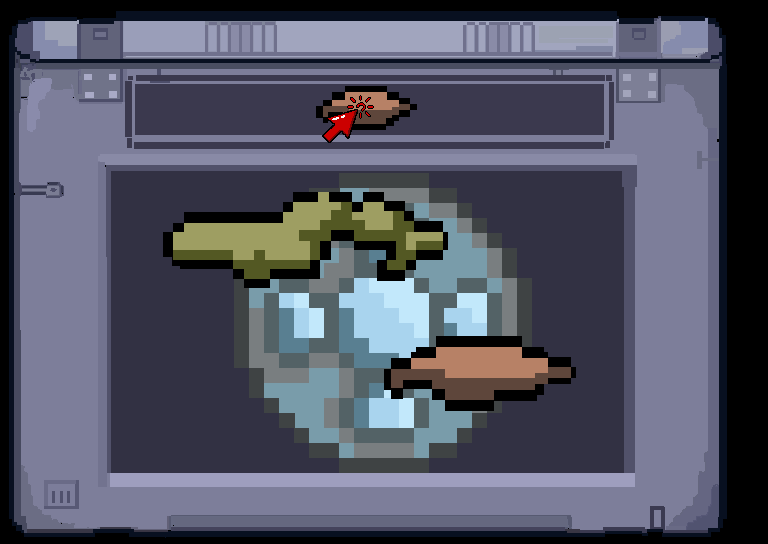

Below is a game level as drawn by its tile map, then a one-line description and the .tmx file that defines it, in full:
An orthogonal 24x17 tile map with 32x32 px tiles, 3 tile layers (base_pant, basura1, basura2), 2 tilesets.

<map version="1.10" tiledversion="1.11.0" orientation="orthogonal" renderorder="right-down" width="24" height="17" tilewidth="32" tileheight="32" infinite="0" nextlayerid="6" nextobjectid="70">
 <tileset firstgid="1" name="basebasura" tilewidth="32" tileheight="32" tilecount="408" columns="24">
  <image source="basebasura.png" width="768" height="544" />
 </tileset>
 <tileset firstgid="409" name="basuras_f1" tilewidth="32" tileheight="32" tilecount="408" columns="24">
  <image source="basuras_f1.png" width="768" height="544" />
 </tileset>
 <layer id="1" name="base_pant" width="24" height="17">
  <data encoding="csv">
1,2,3,4,5,6,7,8,9,10,11,12,13,14,15,16,17,18,19,20,21,22,23,0,
25,26,27,28,29,30,31,32,33,34,35,36,37,38,39,40,41,42,43,44,45,46,47,0,
49,50,51,52,53,54,55,56,57,58,59,60,61,62,63,64,65,66,67,68,69,70,71,0,
73,74,75,76,77,78,79,80,81,82,83,84,85,86,87,88,89,90,91,92,93,94,95,0,
97,98,99,100,101,102,103,104,105,106,107,108,109,110,111,112,113,114,115,116,117,118,119,0,
121,122,123,124,125,126,127,128,129,130,131,132,133,134,135,136,137,138,139,140,141,142,143,0,
145,146,147,148,149,150,151,152,153,154,155,156,157,158,159,160,161,162,163,164,165,166,167,0,
169,170,171,172,173,174,175,176,177,178,179,180,181,182,183,184,185,186,187,188,189,190,191,0,
193,194,195,196,197,198,199,200,201,202,203,204,205,206,207,208,209,210,211,212,213,214,215,0,
217,218,219,220,221,222,223,224,225,226,227,228,229,230,231,232,233,234,235,236,237,238,239,0,
241,242,243,244,245,246,247,248,249,250,251,252,253,254,255,256,257,258,259,260,261,262,263,0,
265,266,267,268,269,270,271,272,273,274,275,276,277,278,279,280,281,282,283,284,285,286,287,0,
289,290,291,292,293,294,295,296,297,298,299,300,301,302,303,304,305,306,307,308,309,310,311,0,
313,314,315,316,317,318,319,320,321,322,323,324,325,326,327,328,329,330,331,332,333,334,335,0,
337,338,339,340,341,342,343,344,345,346,347,348,349,350,351,352,353,354,355,356,357,358,359,0,
361,362,363,364,365,366,367,368,369,370,371,372,373,374,375,376,377,378,379,380,381,382,383,0,
385,386,387,388,389,390,391,392,393,394,395,396,397,398,399,400,401,402,403,404,405,406,407,0
</data>
 </layer>
 <layer id="4" name="basura1" width="24" height="17">
  <data encoding="csv">
0,0,0,0,0,0,0,0,0,0,0,0,0,0,0,0,0,0,0,0,0,0,0,0,
0,0,0,0,0,0,0,0,0,0,0,0,0,0,0,0,0,0,0,0,0,0,0,0,
0,0,0,0,0,0,0,0,0,0,0,0,0,0,0,0,0,0,0,0,0,0,0,0,
0,0,0,0,0,0,0,0,0,0,0,0,0,0,0,0,0,0,0,0,0,0,0,0,
0,0,0,0,0,0,0,0,0,0,0,0,0,0,0,0,0,0,0,0,0,0,0,0,
0,0,0,0,0,0,0,0,0,0,0,0,0,0,0,0,0,0,0,0,0,0,0,0,
0,0,0,0,0,581,582,583,584,585,586,587,588,589,0,0,0,0,0,0,0,0,0,0,
0,0,0,0,0,605,606,607,608,609,610,611,612,613,0,0,0,0,0,0,0,0,0,0,
0,0,0,0,0,629,630,631,632,633,634,635,636,637,0,0,0,0,0,0,0,0,0,0,
0,0,0,0,0,0,0,0,0,0,0,0,0,0,0,0,0,0,0,0,0,0,0,0,
0,0,0,0,0,0,0,0,0,0,0,0,0,0,0,0,0,0,0,0,0,0,0,0,
0,0,0,0,0,0,0,0,0,0,0,0,0,0,0,0,0,0,0,0,0,0,0,0,
0,0,0,0,0,0,0,0,0,0,0,0,0,0,0,0,0,0,0,0,0,0,0,0,
0,0,0,0,0,0,0,0,0,0,0,0,0,0,0,0,0,0,0,0,0,0,0,0,
0,0,0,0,0,0,0,0,0,0,0,0,0,0,0,0,0,0,0,0,0,0,0,0,
0,0,0,0,0,0,0,0,0,0,0,0,0,0,0,0,0,0,0,0,0,0,0,0,
0,0,0,0,0,0,0,0,0,0,0,0,0,0,0,0,0,0,0,0,0,0,0,0
</data>
 </layer>
 <layer id="5" name="basura2" width="24" height="17">
  <data encoding="csv">
0,0,0,0,0,0,0,0,0,0,0,0,0,0,0,0,0,0,0,0,0,0,0,0,
0,0,0,0,0,0,0,0,0,0,0,0,0,0,0,0,0,0,0,0,0,0,0,0,
0,0,0,0,0,0,0,0,0,0,0,0,0,0,0,0,0,0,0,0,0,0,0,0,
0,0,0,0,0,0,0,0,0,0,0,0,0,0,0,0,0,0,0,0,0,0,0,0,
0,0,0,0,0,0,0,0,0,0,0,0,0,0,0,0,0,0,0,0,0,0,0,0,
0,0,0,0,0,0,0,0,0,0,0,0,0,0,0,0,0,0,0,0,0,0,0,0,
0,0,0,0,0,0,0,0,0,0,0,0,0,0,0,0,0,0,0,0,0,0,0,0,
0,0,0,0,0,0,0,0,0,0,0,0,0,0,0,0,0,0,0,0,0,0,0,0,
0,0,0,0,0,0,0,0,0,0,0,0,0,0,0,0,0,0,0,0,0,0,0,0,
0,0,0,0,0,0,0,0,0,0,0,0,0,0,0,0,0,0,0,0,0,0,0,0,
0,0,0,0,0,0,0,0,0,0,0,0,0,662,663,664,665,0,0,0,0,0,0,0,
0,0,0,0,0,0,0,0,0,0,0,0,685,686,687,688,689,690,0,0,0,0,0,0,
0,0,0,0,0,0,0,0,0,0,0,0,709,710,711,712,713,0,0,0,0,0,0,0,
0,0,0,0,0,0,0,0,0,0,0,0,0,0,0,0,0,0,0,0,0,0,0,0,
0,0,0,0,0,0,0,0,0,0,0,0,0,0,0,0,0,0,0,0,0,0,0,0,
0,0,0,0,0,0,0,0,0,0,0,0,0,0,0,0,0,0,0,0,0,0,0,0,
0,0,0,0,0,0,0,0,0,0,0,0,0,0,0,0,0,0,0,0,0,0,0,0
</data>
 </layer>
</map>
